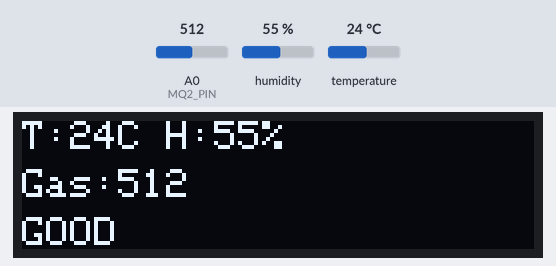
The sketch below on a simulated ESP8266 (NodeMCU). On the bench: 128×32 one-colour display. The inputs (shaded band) are chosen by the test bench; at power-on: A0 (MQ2_PIN) = 512, humidity 55 %, temperature 24 °C. WiFi joins after 1.5 s; servers stay silent unless stated; what the sketch prints to the serial monitor is not drawn.

Above: at 6.5 s.
6.6 s: A0 (MQ2_PIN) set to 765
At 8.5 s:
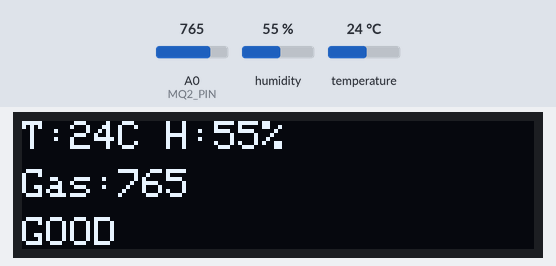
9.4 s: A0 (MQ2_PIN) set to 786
At 10.8 s:
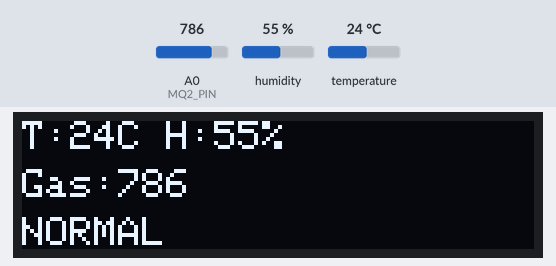
11.4 s: humidity set to 22 %
At 15.1 s:
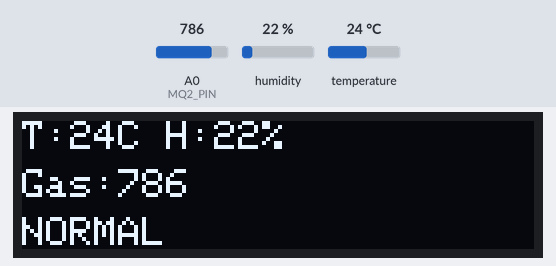
15.4 s: A0 (MQ2_PIN) set to 849
At 17.0 s:
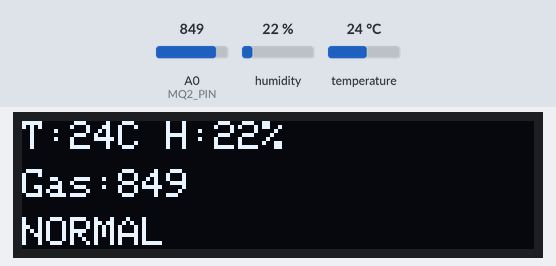
17.4 s: A0 (MQ2_PIN) set to 875
At 19.1 s:
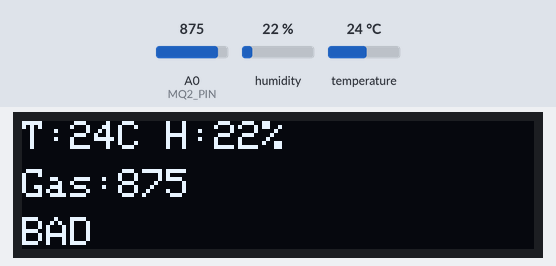
19.4 s: temperature set to 12 °C
At 22.4 s:
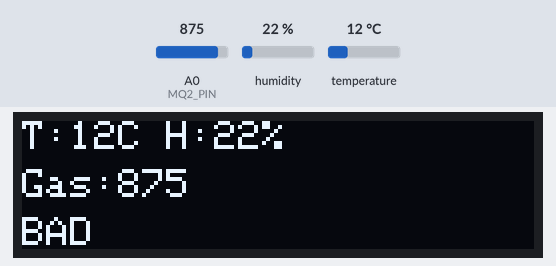
Timing chart, 0 to 23.9 s (numbered marks = the images above; inputs shaded):
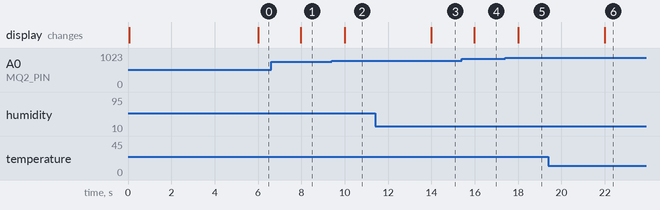

Measured:
- the behaviour switches between 779 and 780 on A0 (MQ2_PIN) (found by bisection; images 1 and 2)
- the behaviour switches between 859 and 860 on A0 (MQ2_PIN) (found by bisection; images 4 and 5)
- after the input at 6.6 s, the display: changes after 1.4 s (image 1)
- after the input at 9.4 s, the display: changes after 0.60 s (image 2)
- after the input at 11.4 s, the display: changes after 2.6 s (image 3)
- after the input at 15.4 s, the display: changes after 0.57 s (image 4)
- after the input at 17.4 s, the display: changes after 0.60 s (image 5)
- after the input at 19.4 s, the display: changes after 2.6 s (image 6)

The sketch:

nodemcu_code.ino
```cpp
/************************************************************
 SMART AIR POLLUTION CONTROL (CALIBRATED VERSION)
 ESP8266 + DHT11 + MQ2 + OLED + BLYNK WEB
 FIXES:
 Better MQ2 thresholds ✔
 Stable readings ✔
 Correct OLED output ✔
 Blynk values proper ✔
************************************************************/
#define BLYNK_TEMPLATE_ID "TMPL38khFGPon"
#define BLYNK_TEMPLATE_NAME "Smart Air Pollution Control"
#define BLYNK_AUTH_TOKEN "hdr321Ht6TLmpMc3xhN5euPZo5ecC4RJtfJrJu8"
#define BLYNK_PRINT Serial
#include <ESP8266WiFi.h>
#include <BlynkSimpleEsp8266.h>
#include <DHT.h>
#include <Wire.h>
#include <Adafruit_GFX.h>
#include <Adafruit_SSD1306.h>
//---------------- WIFI ----------------
char ssid[] = "Your_Wifi_Name_Here";
char pass[] = "Wifi_Password";
//---------------- DHT -----------------
#define DHTPIN D4
#define DHTTYPE DHT11
DHT dht(DHTPIN, DHTTYPE);
//---------------- MQ2 -----------------
#define MQ2_PIN A0
//---------------- OLED ----------------
#define SCREEN_WIDTH 128
#define SCREEN_HEIGHT 32
#define OLED_RESET -1
Adafruit_SSD1306 display(SCREEN_WIDTH, SCREEN_HEIGHT, &Wire, OLED_RESET);
//---------------- TIMER ---------------
BlynkTimer timer;
//======================================
void bootScreen()
{
 display.clearDisplay();
 display.setTextSize(2);
 display.setTextColor(SSD1306_WHITE);
 display.setCursor(0,0);
 display.println("SMART");
 display.setTextSize(1);
 display.setCursor(0,22);
 display.println("AIR CONTROL");
 display.display();
 delay(2000);
}
//======================================
void sendData()
{
 float h = dht.readHumidity();
 float t = dht.readTemperature();
 // Read MQ2 multiple times for stable average
 int gas = 0;
 for(int i=0; i<10; i++)
 {
 gas += analogRead(MQ2_PIN);
 delay(10);
 }
 gas = gas / 10;
 if (isnan(h) || isnan(t))
 {
 Serial.println("DHT Error");
 return;
 }
 String statusText;
 // Calibrated thresholds for your 850 reading room
 if (gas < 780)
 statusText = "GOOD";
 else if (gas < 860)
 statusText = "NORMAL";
 else if (gas < 930)
 statusText = "BAD";
 else
 statusText = "DANGER";
 //------------- BLYNK ---------------
 Blynk.virtualWrite(V0, t);
 Blynk.virtualWrite(V1, h);
 Blynk.virtualWrite(V2, gas);
 Blynk.virtualWrite(V3, statusText);
 if(gas > 930)
 {
 Blynk.logEvent("alert", "Danger! High Pollution Detected!");
 }
 //------------- OLED ----------------
 display.clearDisplay();
 display.setTextSize(1);
 display.setTextColor(SSD1306_WHITE);
 display.setCursor(0,0);
 display.print("T:");
 display.print(t,0);
 display.print("C ");
 display.print("H:");
 display.print(h,0);
 display.print("%");
 display.setCursor(0,12);
 display.print("Gas:");
 display.print(gas);
 display.setCursor(0,24);
 display.print(statusText);
 display.display();
 //------------- SERIAL --------------
 Serial.print("Temp:");
 Serial.print(t);
 Serial.print(" Hum:");
 Serial.print(h);
 Serial.print(" Gas:");
 Serial.print(gas);
 Serial.print(" Status:");
 Serial.println(statusText);
}
//======================================
void setup()
{
 Serial.begin(115200);
 dht.begin();
 Wire.begin(D2, D1); // SDA, SCL
 if(!display.begin(SSD1306_SWITCHCAPVCC, 0x3C))
 {
 Serial.println("OLED Failed");
 while(1);
 }
 display.clearDisplay();
 display.display();
 bootScreen();
 Blynk.begin(BLYNK_AUTH_TOKEN, ssid, pass);
 timer.setInterval(2000L, sendData);
}
//======================================
void loop()
{
 Blynk.run();
 timer.run();
}
```
